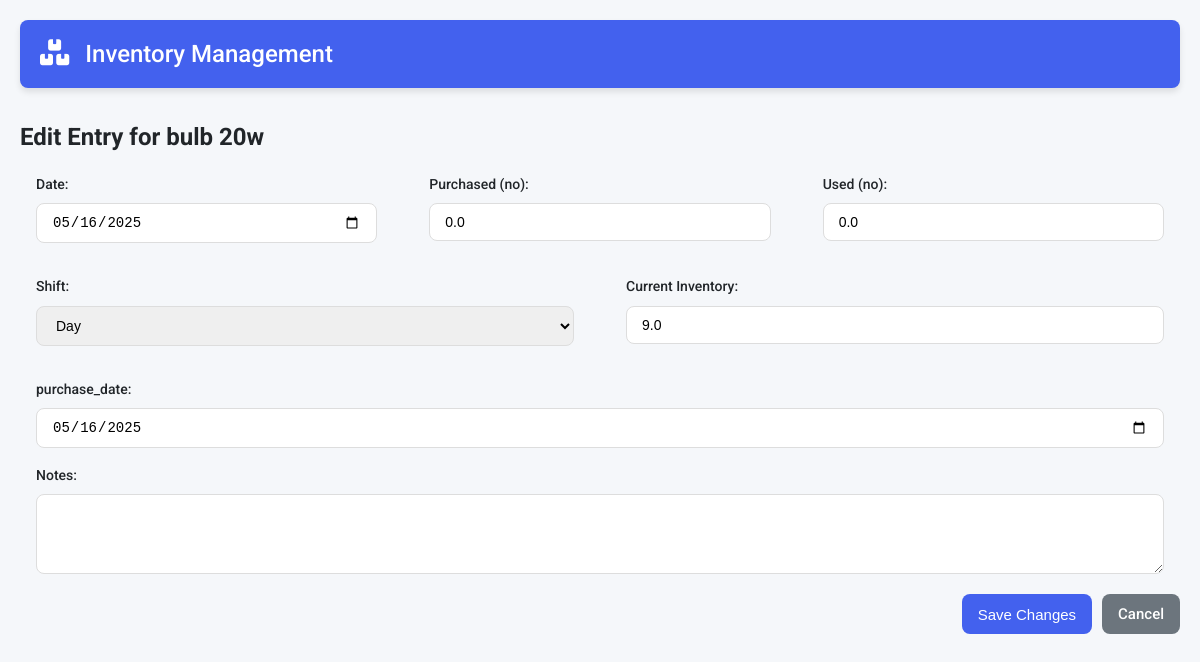
/edit_entry/2/1, run on the app's committed database.
### tables this page shows
CREATE TABLE items
                     (id INTEGER PRIMARY KEY AUTOINCREMENT,
                      name TEXT UNIQUE,
                      item_type TEXT,
                      item_unit TEXT,
                      minimum_inventory REAL,
                      current_inventory REAL check(current_inventory >= 0) default 0,
                      init_inventory_pm REAL,
                      updated_at TIMESTAMP DEFAULT CURRENT_TIMESTAMP,
                      has_rolls INTEGER BOOLEAN DEFAULT 0,
                      custom_fields TEXT);

CREATE TABLE item_bulb_20w (id INTEGER PRIMARY KEY AUTOINCREMENT, item_id INTEGER NOT NULL REFERENCES items(id) ON DELETE CASCADE, purchased_no REAL, used_no REAL, date DATE, current_inventory REAL CHECK(current_inventory >= 0) default 0, shift TEXT, notes TEXT, purchase_date TEXT);

### app.py (the view, shortened to what this page needs)
@app.route('/edit_entry/<int:item_id>/<int:entry_id>', methods=['GET', 'POST'])
def edit_entry(item_id, entry_id):
    conn = get_db_connection()
    try:
        c = conn.cursor()
        c.execute('SELECT name, item_type, item_unit, minimum_inventory, current_inventory, custom_fields FROM items WHERE id = ?', (item_id,))
        item = c.fetchone()
        if not item:
            return "Item not found", 404
        item_name, item_type, item_unit, min_inv, cur_inv, custom_fields_str = item
        custom_fields = json.loads(custom_fields_str) if custom_fields_str else {}
        table_name = f"item_{normalize_names(item_name)}"
        c.execute(f'SELECT * FROM {table_name} WHERE id = ?', (entry_id,))
        columns = [col[0] for col in c.description]
        entry_data = dict(zip(columns, c.fetchone()))
        return render_template('edit_entry.html',
                            item_id=item_id,
                            item_name=item_name,
                            item_unit=item_unit,
                            entry=entry_data,
                            custom_fields=custom_fields,
                            current_date=datetime.now().strftime('%Y-%m-%d'))
    except sqlite3.Error as e:
        conn.rollback()
        return f"Error editing entry: {e}", 500
    finally:
        conn.close()

### app.py (called while the page is built)
@app.context_processor
def inject_datetime():
    return {'datetime': datetime}

def get_db_connection():
    conn = sqlite3.connect(DATABASE)
    conn.execute("PRAGMA foreign_keys = ON")
    return conn

def normalize_names(names: str) -> str:
    char_map = {
            '.': '_dot_',
            '/': '_slash_',
            '*': '_star_',
            '-': '_dash_',      # Space becomes regular underscore
    }
    print(names  + "!!!!!!!!!!!!!!!!!!!!!!!!!!!!!!!!")
    for char, replacement in char_map.items():
        names = names.replace(char, replacement)
    if names and names[0].isdigit():
        names = 'n' + names
    names = names.lower()
    return re.sub(r'[^A-Za-z0-9]', '_', names)

### templates/edit_entry.html (shortened to what this page needs)
{% extends "base.html" %}
{% block content %}
    <h2>Edit Entry for {{ item_name }}</h2>
    <form method="POST">
        <div class="form-row">
            <div class="form-group">
                <label for="date">Date:</label>
                <input type="date" id="date" name="date"
                       value="{{ entry.date }}" required>
            </div>
            <div class="form-group">
                <label for="purchased">Purchased ({{ item_unit }}):</label>
                <input type="number" id="purchased" name="purchased"
                       value="{{ entry['purchased_' + item_unit] }}" min="0" step="0.001" required>
            </div>
            <div class="form-group">
                <label for="used">Used ({{ item_unit }}):</label>
                <input type="number" id="used" name="used"
                       value="{{ entry['used_' + item_unit] }}" min="0" step="0.001" required>
            </div>
        </div>
        <div class="form-row">
            <div class="form-group">
                <label for="shift">Shift:</label>
                <select id="shift" name="shift" required>
                    <option value="day" {% if entry.shift == 'day' %}selected{% endif %}>Day</option>
                </select>
            </div>
            <div class="form-group">
                <label for="current_inventory">Current Inventory:</label>
                <input type="number" id="current_inventory" name="current_inventory"
                       value="{{ entry.current_inventory }}" min="0" readonly>
            </div>
        </div>
        {% for field_name, field_type in custom_fields.items() %}
            <div class="form-group">
                <label for="custom_{{ field_name }}">{{ field_name }}:</label>
                {% if field_type == 'number' %}
                    <input type="number" id="custom_{{ field_name }}"
                           name="custom_{{ field_name }}"
                           value="{{ entry.get(field_name, 0) }}" step="0.001">
                {% elif field_type == 'date' %}
                    <input type="date" id="custom_{{ field_name }}"
                           name="custom_{{ field_name }}"
                           value="{{ entry.get(field_name, '') }}">
                {% else %}
                    <input type="text" id="custom_{{ field_name }}"
                           name="custom_{{ field_name }}"
                           value="{{ entry.get(field_name, '') }}">
                {% endif %}
            </div>
        {% endfor %}
        <div class="form-group">
            <label for="notes">Notes:</label>
            <textarea id="notes" name="notes" rows="3">{{ entry.notes }}</textarea>
        </div>
        <div class="form-actions">
            <button type="submit" class="btn btn-primary">Save Changes</button>
            <a href="{{ url_for('item_form', item_id=item_id) }}" class="btn btn-secondary">Cancel</a>
        </div>
    </form>
{% endblock %}

### static/styles.css (style rules this page uses)
:root { --primary-color: #4361ee; --secondary-color: #3f37c9; --success-color: #4cc9f0; --danger-color: #f50c0c; --warning-color: #fa8f0d; --info-color: #4895ef; --light-color: #f8f9fa; --dark-color: #212529; --gray-color: #6c757d; --white: #ffffff; --border-radius: 8px; --box-shadow: 0 4px 6px rgba(0, 0, 0, 0.1); --transition: all 0.3s ease; }
* { margin: 0; padding: 0; box-sizing: border-box; }
body { font-family: 'Roboto', sans-serif; line-height: 1.6; color: var(--dark-color); background-color: #f5f7fa; }
.btn { display: inline-flex; align-items: center; justify-content: center; padding: 8px 16px; border-radius: var(--border-radius); font-size: 15px; font-weight: 500; cursor: pointer; transition: var(--transition); text-decoration: none; border: none; }
.btn-primary { background-color: var(--primary-color); color: var(--white); }
.btn-secondary { background-color: var(--gray-color); color: var(--white); }
.form-group { display: flex; flex-direction: column; gap: 8px; margin: 1rem; }
.form-group label { font-size: 14px; font-weight: 500; color: var(--dark-color); }
.form-group input, .form-group select, .form-group textarea { padding: 10px 15px; border: 1px solid #ddd; border-radius: var(--border-radius); font-size: 14px; transition: var(--transition); }
.form-group textarea { resize: vertical; min-height: 80px; }
.form-row { display: flex; flex-wrap: wrap; gap: 20px; }
.form-row .form-group { flex: 1; }
.form-actions { display: flex; justify-content: flex-end; gap: 10px; margin-top: 20px; }

### data on the page
items: name "bulb 20w", item_unit "no", purchased "0.0", used "0.0"
item_bulb_20w: date "05/16/2025", shift "Day", current_inventory "9.0", get "05/16/2025"

### other printed values
{{ field_name }} "purchase_date"
